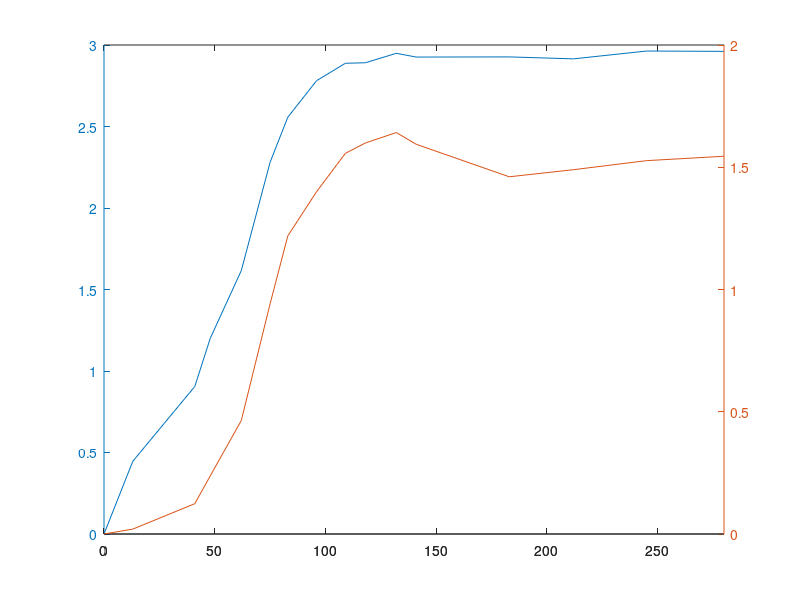
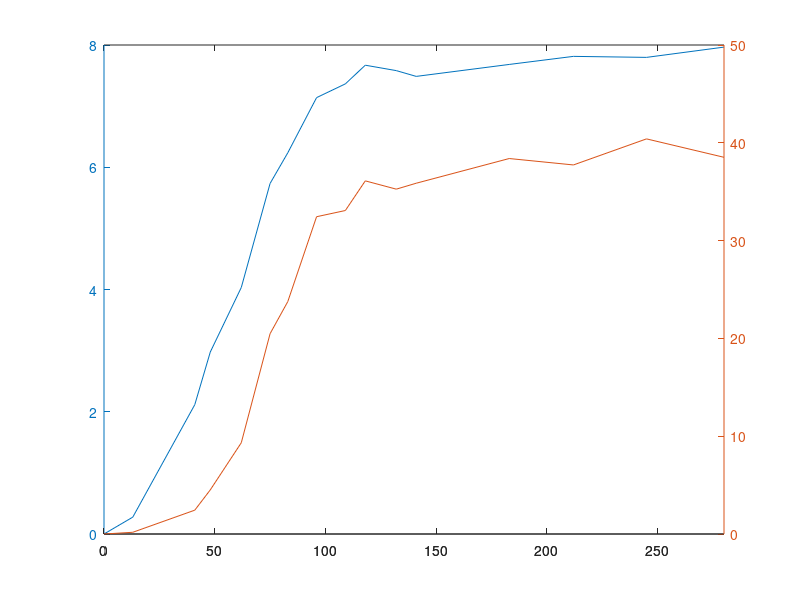

Here is the MATLAB script that generated these plots, in order:
function ontogeny

  t = [0 13 41 48 62 75 83 96 109 118 132 141 183 212 245 280];

  len = [0 0.446 0.905 1.201 1.616 2.280 2.557 2.781 2.888 2.891 2.949 2.926 2.927 2.915 2.963 2.961];
  area = [0 0.020 0.124 0.238 0.464 0.941 1.219 1.400 1.557 1.599 1.642 1.594 1.461 1.490 1.527 1.545];

  figure;plotyy(t, len, t, area);

  fin =[0 0.176 2.437 4.512 9.331 20.480 23.764 32.442 33.076 36.108 35.261 35.867 38.392 37.736 40.401 38.518];
  ray = [0 0.283+0.269 2.202+2.030 2.959+2.995 4.123+3.943 5.548+5.921 6.267+6.206 7.173+7.105 7.420+7.308 7.709+7.630 7.614+7.548 7.605+7.368 7.726+7.638 7.892+7.736 7.858+7.737 8.037+7.894]/2;

  figure;plotyy(t, ray, t, fin);

  return;
end
